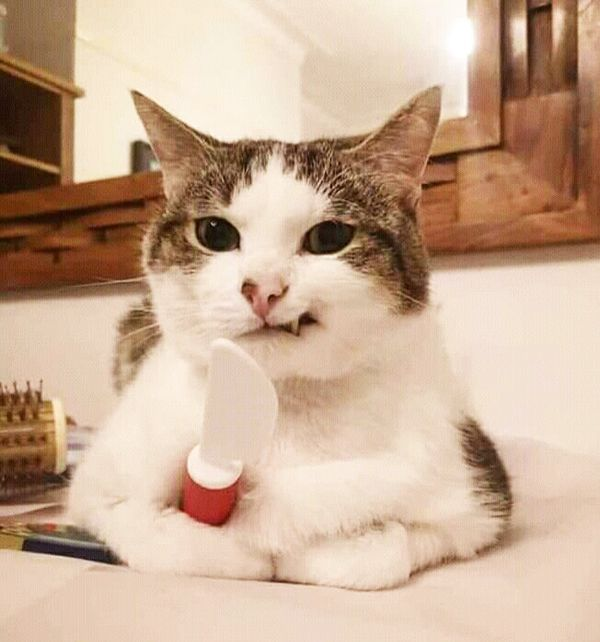
#> input picture CPV/code_at_home/cat.jpg, 600 x 642 px
$ python lab3_re.py
#> lines starting #> are read from the running program, lines starting #| are printed output that depends on the picture; after the words box and inside, x2 and y2 are one past the last pixel; in counts of white or black regions, pixels touching at a corner belong together
#> in main, image is the input picture: shape (642, 600, 3); mean B, G, R 149.2, 172.8, 201.8
#> the answer given: 1
import cv2
import numpy as np
import matplotlib.pyplot as plt
from skimage.feature import hog
from skimage import color


def show_image(title, image):
    cv2.imshow(title, image)
    cv2.waitKey(0)
    cv2.destroyAllWindows()


# Function 1: Harris Corner Detector
def harris_corner_detector(image):
    gray = np.float32(cv2.cvtColor(image, cv2.COLOR_BGR2GRAY))
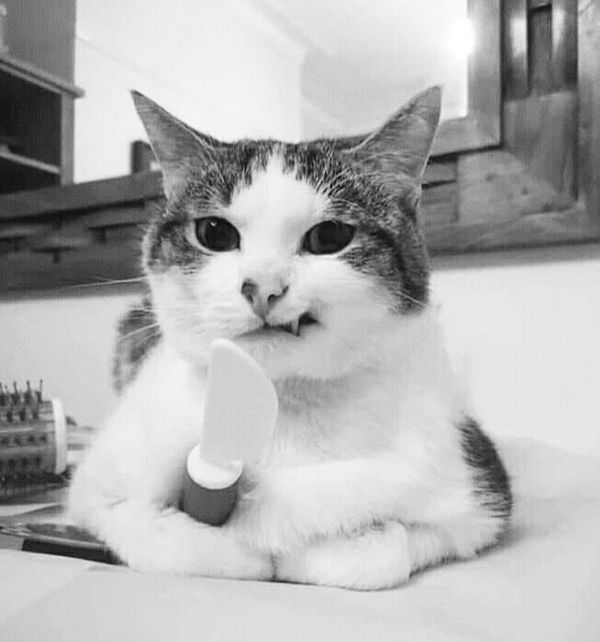
#> gray: shape (642, 600) float32; min 4, max 255, mean 178.8
    dst = cv2.cornerHarris(gray, 2, 3, 0.04)
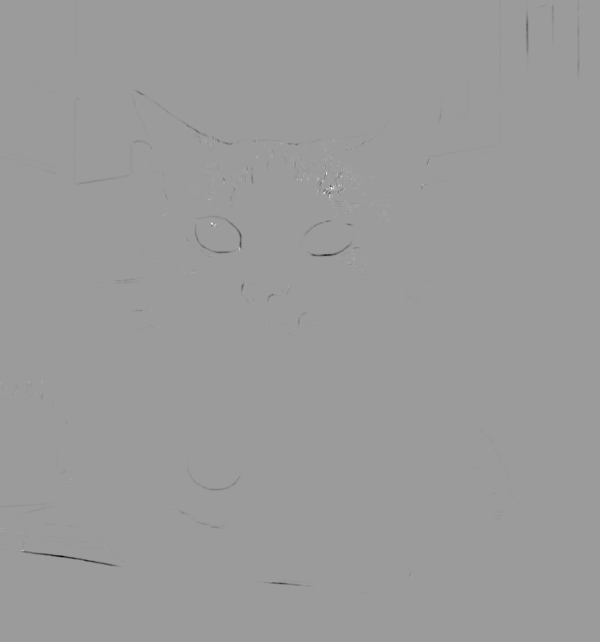
#> dst: shape (642, 600) float32; min -21493208, max 13749519, mean -19309.6; drawn with min black and max white
    dst = cv2.dilate(dst, None)
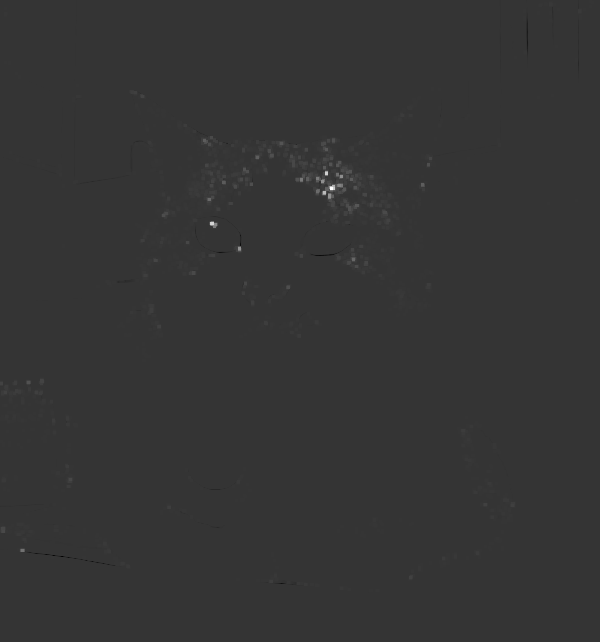
#> dst: shape (642, 600) float32; min -3574292, max 13749519, mean 18435.6; drawn with min black and max white
    image[dst > 0.01 * dst.max()] = [0, 0, 255]
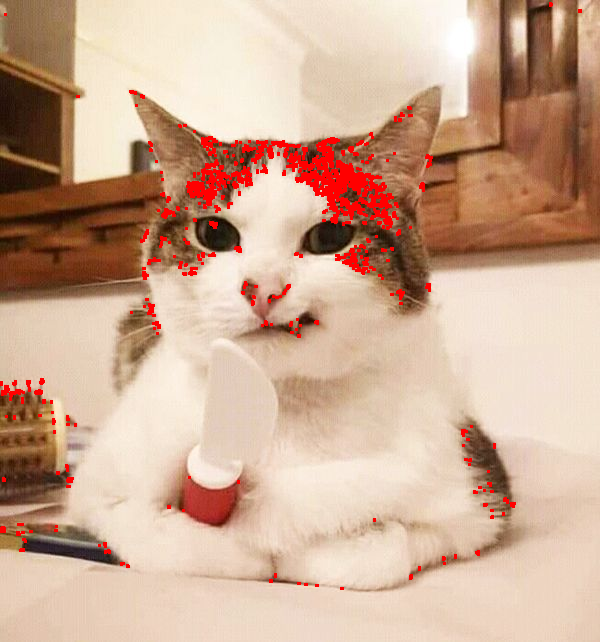
#> image: shape (642, 600, 3); 2.65% of pixels changed, all inside (x1, y1, x2, y2) = (0, 2, 582, 590)
    return image


# Function 2: Histogram of Oriented Gradients (HOG)
def hog_descriptor(image):
    gray = color.rgb2gray(image)
    fd, hog_image = hog(
        gray,
        orientations=9,
        pixels_per_cell=(8, 8),
        cells_per_block=(2, 2),
        visualize=True,
    )
    hog_image = (hog_image * 255).astype("uint8")
    return hog_image


# Function 3: Canny Edge Detection
def canny_edge_detection(image):
    gray = cv2.cvtColor(image, cv2.COLOR_BGR2GRAY)
    edges = cv2.Canny(gray, 100, 200)
    return edges


# Function 4: Hough Transform (Line Detection)
def hough_transform(image):
    edges = canny_edge_detection(image)
    lines = cv2.HoughLinesP(
        edges, 1, np.pi / 180, threshold=100, minLineLength=50, maxLineGap=10
    )
    line_img = image.copy()
    if lines is not None:
        for line in lines:
            x1, y1, x2, y2 = line[0]
            cv2.line(line_img, (x1, y1), (x2, y2), (0, 255, 0), 2)
    return line_img


# Main function
def main():
    path = "cat.jpg"  # Replace with your image path
    image = cv2.imread(path)
    if image is None:
        print("Không thể đọc ảnh.")
        return

    print("Chọn chức năng:")
    print("1: Harris Corner Detector")
    print("2: Histogram of Oriented Gradients (HOG)")
    print("3: Canny Edge Detection")
    print("4: Hough Transform")
    choice = input("Lựa chọn (1/2/3/4): ")

    if choice == "1":
        result = harris_corner_detector(image.copy())
        show_image("Harris Corner Detector", result)

    elif choice == "2":
        hog_img = hog_descriptor(image)
        cv2.imshow("HOG Descriptor", hog_img)
        cv2.waitKey(0)
        cv2.destroyAllWindows()

    elif choice == "3":
        result = canny_edge_detection(image.copy())
        show_image("Canny Edge Detection", result)

    elif choice == "4":
        result = hough_transform(image.copy())
        show_image("Hough Transform", result)

    else:
        print("Lựa chọn không hợp lệ.")


if __name__ == "__main__":
    main()
